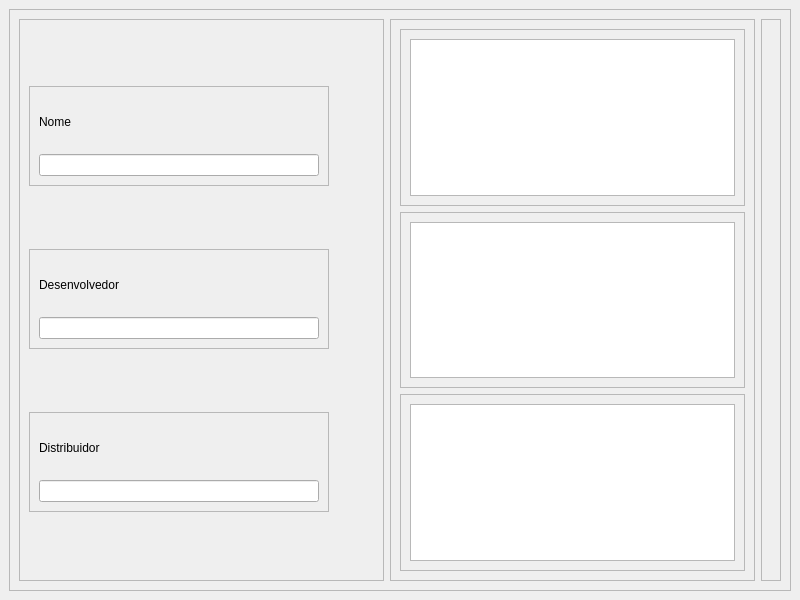
<?xml version="1.0" encoding="UTF-8"?>
<ui version="4.0">
 <class>Buscar_jogo</class>
 <widget class="QMainWindow" name="Buscar_jogo">
  <property name="geometry">
   <rect>
    <x>0</x>
    <y>0</y>
    <width>800</width>
    <height>600</height>
   </rect>
  </property>
  <property name="minimumSize">
   <size>
    <width>800</width>
    <height>600</height>
   </size>
  </property>
  <property name="maximumSize">
   <size>
    <width>800</width>
    <height>600</height>
   </size>
  </property>
  <property name="windowTitle">
   <string>MainWindow</string>
  </property>
  <widget class="QWidget" name="centralwidget">
   <layout class="QVBoxLayout" name="verticalLayout">
    <item>
     <widget class="QFrame" name="frame">
      <property name="frameShape">
       <enum>QFrame::StyledPanel</enum>
      </property>
      <property name="frameShadow">
       <enum>QFrame::Raised</enum>
      </property>
      <layout class="QHBoxLayout" name="horizontalLayout">
       <item>
        <widget class="QFrame" name="frame_2">
         <property name="frameShape">
          <enum>QFrame::StyledPanel</enum>
         </property>
         <property name="frameShadow">
          <enum>QFrame::Raised</enum>
         </property>
         <layout class="QVBoxLayout" name="verticalLayout_4">
          <item>
           <widget class="QFrame" name="frame_8">
            <property name="maximumSize">
             <size>
              <width>300</width>
              <height>100</height>
             </size>
            </property>
            <property name="frameShape">
             <enum>QFrame::StyledPanel</enum>
            </property>
            <property name="frameShadow">
             <enum>QFrame::Raised</enum>
            </property>
            <layout class="QVBoxLayout" name="verticalLayout_6">
             <item>
              <widget class="QLabel" name="label">
               <property name="text">
                <string>Nome</string>
               </property>
              </widget>
             </item>
             <item>
              <widget class="QLineEdit" name="lineEdit_nome"/>
             </item>
            </layout>
           </widget>
          </item>
          <item>
           <widget class="QFrame" name="frame_9">
            <property name="maximumSize">
             <size>
              <width>300</width>
              <height>100</height>
             </size>
            </property>
            <property name="frameShape">
             <enum>QFrame::StyledPanel</enum>
            </property>
            <property name="frameShadow">
             <enum>QFrame::Raised</enum>
            </property>
            <layout class="QVBoxLayout" name="verticalLayout_5">
             <item>
              <widget class="QLabel" name="label_2">
               <property name="text">
                <string>Desenvolvedor</string>
               </property>
              </widget>
             </item>
             <item>
              <widget class="QLineEdit" name="lineEdit_desenvolvedor"/>
             </item>
            </layout>
           </widget>
          </item>
          <item>
           <widget class="QFrame" name="frame_10">
            <property name="maximumSize">
             <size>
              <width>300</width>
              <height>100</height>
             </size>
            </property>
            <property name="frameShape">
             <enum>QFrame::StyledPanel</enum>
            </property>
            <property name="frameShadow">
             <enum>QFrame::Raised</enum>
            </property>
            <layout class="QVBoxLayout" name="verticalLayout_7">
             <item>
              <widget class="QLabel" name="label_3">
               <property name="text">
                <string>Distribuidor</string>
               </property>
              </widget>
             </item>
             <item>
              <widget class="QLineEdit" name="lineEdit_distribuidor"/>
             </item>
            </layout>
           </widget>
          </item>
         </layout>
        </widget>
       </item>
       <item>
        <widget class="QFrame" name="frame_3">
         <property name="frameShape">
          <enum>QFrame::StyledPanel</enum>
         </property>
         <property name="frameShadow">
          <enum>QFrame::Raised</enum>
         </property>
         <layout class="QVBoxLayout" name="verticalLayout_3">
          <item>
           <widget class="QFrame" name="frame_5">
            <property name="maximumSize">
             <size>
              <width>400</width>
              <height>300</height>
             </size>
            </property>
            <property name="frameShape">
             <enum>QFrame::StyledPanel</enum>
            </property>
            <property name="frameShadow">
             <enum>QFrame::Raised</enum>
            </property>
            <layout class="QVBoxLayout" name="verticalLayout_8">
             <item>
              <widget class="QTableView" name="tabela_nome"/>
             </item>
            </layout>
           </widget>
          </item>
          <item>
           <widget class="QFrame" name="frame_6">
            <property name="frameShape">
             <enum>QFrame::StyledPanel</enum>
            </property>
            <property name="frameShadow">
             <enum>QFrame::Raised</enum>
            </property>
            <layout class="QVBoxLayout" name="verticalLayout_9">
             <item>
              <widget class="QTableView" name="tabela_desenvolvedor"/>
             </item>
            </layout>
           </widget>
          </item>
          <item>
           <widget class="QFrame" name="frame_7">
            <property name="frameShape">
             <enum>QFrame::StyledPanel</enum>
            </property>
            <property name="frameShadow">
             <enum>QFrame::Raised</enum>
            </property>
            <layout class="QVBoxLayout" name="verticalLayout_10">
             <item>
              <widget class="QTableView" name="tabela_distribuidor"/>
             </item>
            </layout>
           </widget>
          </item>
         </layout>
        </widget>
       </item>
       <item>
        <widget class="QFrame" name="frame_4">
         <property name="frameShape">
          <enum>QFrame::StyledPanel</enum>
         </property>
         <property name="frameShadow">
          <enum>QFrame::Raised</enum>
         </property>
         <layout class="QVBoxLayout" name="verticalLayout_2">
          <item>
           <widget class="QFrame" name="frame_13">
            <property name="frameShape">
             <enum>QFrame::StyledPanel</enum>
            </property>
            <property name="frameShadow">
             <enum>QFrame::Raised</enum>
            </property>
           </widget>
          </item>
          <item>
           <widget class="QFrame" name="frame_12">
            <property name="frameShape">
             <enum>QFrame::StyledPanel</enum>
            </property>
            <property name="frameShadow">
             <enum>QFrame::Raised</enum>
            </property>
           </widget>
          </item>
          <item>
           <widget class="QFrame" name="frame_11">
            <property name="frameShape">
             <enum>QFrame::StyledPanel</enum>
            </property>
            <property name="frameShadow">
             <enum>QFrame::Raised</enum>
            </property>
           </widget>
          </item>
         </layout>
        </widget>
       </item>
      </layout>
     </widget>
    </item>
   </layout>
  </widget>
 </widget>
 <resources/>
 <connections/>
</ui>
